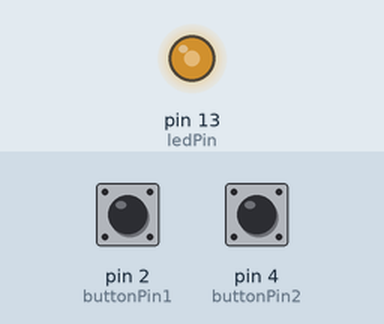
This sketch was run on a simulated Arduino Uno, built with avr-gcc and run on an emulated ATmega328P. On the bench: output pins drawn as LEDs (lit = HIGH). The test bench sets the inputs (shaded band); at power-on: pin 2 (buttonPin1) LOW, pin 4 (buttonPin2) LOW.

Above: at 1.2 s.
1.3 s: pin 2 (buttonPin1) pulled HIGH for 0.15 s
At 1.42 s:
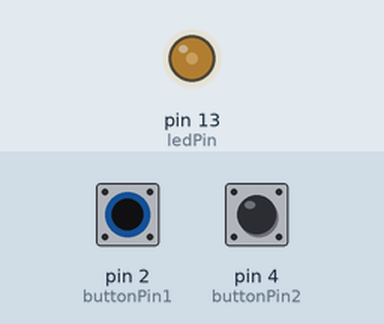
2.9 s: pin 4 (buttonPin2) pulled HIGH for 0.15 s
At 4.3 s:
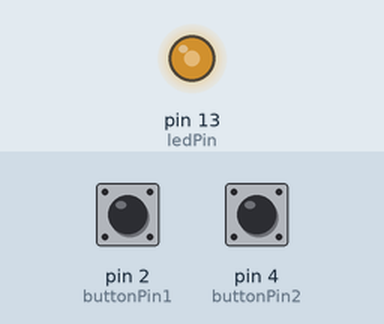
4.6 s: pin 4 (buttonPin2) pulled HIGH for 3.2 s
At 5.1 s:
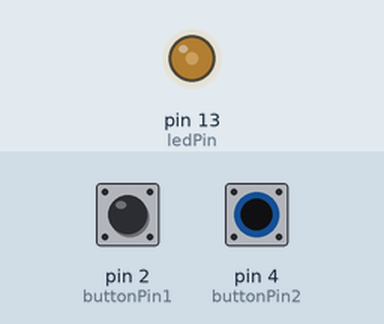
9.3 s: pin 2 (buttonPin1) pulled HIGH for 3.2 s
At 13.0 s:
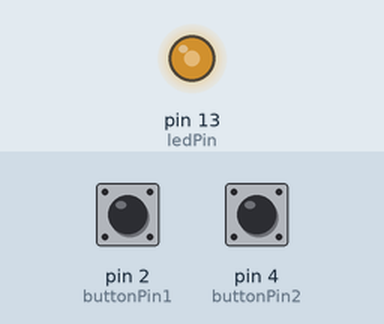
Timing chart, 0 to 14.5 s (numbered marks = the images above; inputs shaded):
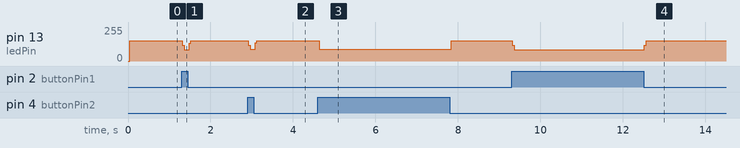

Measured:
- after the input at 1.3 s, pin 13 (ledPin): 151/255 → 85/255 at once, → 151/255 0.16 s later
- after the input at 2.9 s, pin 13 (ledPin): 151/255 → 87/255 at once, → 151/255 0.16 s later
- after the input at 4.6 s, pin 13 (ledPin): 151/255 → 87/255 at once, → 151/255 3.2 s later
- after the input at 9.3 s, pin 13 (ledPin): 151/255 → 85/255 at once, → 151/255 3.2 s later

The sketch:

logic_gates.ino
```cpp
const int buttonPin1 = 2;
const int buttonPin2 = 4;
const int ledPin = 13;

int buttonState1=0;
int buttonState2=0;
// add analog switcher (potentiometer)

void setup() {
  Serial.begin(9600);
  pinMode(ledPin, OUTPUT);
  pinMode(buttonPin1, INPUT);
  pinMode(buttonPin2, INPUT);
  // setup analog switcher
}

void ANDgate (boolean a, boolean b) {
  if (a == HIGH && b == HIGH) {
    // button 1 pressed, button 2 pressed
    digitalWrite(ledPin, HIGH);
  } else if (a == HIGH && b == LOW) {
    // button 1 pressed, button 2 free
    digitalWrite(ledPin, LOW);
  } else if (a == LOW && b == HIGH) {
    // button 1 free, button 2 pressed
    digitalWrite(ledPin, LOW);
  } else {
    // button 1 free, button 2 free
    digitalWrite(ledPin, LOW);
  }
}

void ORgate (boolean a, boolean b) {
  if (a == HIGH && b == HIGH) {
    // button 1 pressed, button 2 pressed
    digitalWrite(ledPin, HIGH);
  } else if (a == HIGH && b == LOW) {
    // button 1 pressed, button 2 free
    digitalWrite(ledPin, HIGH);
  } else if (a == LOW && b == HIGH) {
    // button 1 free, button 2 pressed
    digitalWrite(ledPin, HIGH);
  } else {
    // button 1 free, button 2 free
    digitalWrite(ledPin, LOW);
  }
}

// invertor
void NOTgate (boolean a, boolean b) {
  if ( a == HIGH ) {
    digitalWrite(ledPin,LOW);
  }
  if (b == HIGH) {
    digitalWrite(ledPin,LOW);
  }
}

void NANDgate (boolean a, boolean b) {
  if (a == HIGH && b == HIGH) {
    // button 1 pressed, button 2 pressed
    digitalWrite(ledPin, LOW);
  } else if (a == HIGH && b == LOW) {
    // button 1 pressed, button 2 free
    digitalWrite(ledPin, HIGH);
  } else if (a == LOW && b == HIGH) {
    // button 1 free, button 2 pressed
    digitalWrite(ledPin, HIGH);
  } else {
    // button 1 free, button 2 free
    digitalWrite(ledPin, HIGH);
  }
}

void NORgate (boolean a, boolean b) {
  if (a == HIGH && b == HIGH) {
    // button 1 pressed, button 2 pressed
    digitalWrite(ledPin, LOW);
  } else if (a == HIGH && b == LOW) {
    // button 1 pressed, button 2 free
    digitalWrite(ledPin, LOW);
  } else if (a == LOW && b == HIGH) {
    // button 1 free, button 2 pressed
    digitalWrite(ledPin, LOW);
  } else {
    // button 1 free, button 2 free
    digitalWrite(ledPin, HIGH);
  }
}

void XORgate (boolean a, boolean b) {
  if (a == HIGH && b == HIGH) {
    // button 1 pressed, button 2 pressed
    digitalWrite(ledPin, LOW);
  } else if (a == HIGH && b == LOW) {
    // button 1 pressed, button 2 free
    digitalWrite(ledPin, HIGH);
  } else if (a == LOW && b == HIGH) {
    // button 1 free, button 2 pressed
    digitalWrite(ledPin, HIGH);
  } else {
    // button 1 free, button 2 free
    digitalWrite(ledPin, LOW);
  }
}

void XNORgate (boolean a, boolean b) {
  if (a == HIGH && b == HIGH) {
    // button 1 pressed, button 2 pressed
    digitalWrite(ledPin, HIGH);
  } else if (a == HIGH && b == LOW) {
    // button 1 pressed, button 2 free
    digitalWrite(ledPin, LOW);
  } else if (a == LOW && b == HIGH) {
    // button 1 free, button 2 pressed
    digitalWrite(ledPin, LOW);
  } else {
    // button 1 free, button 2 free
    digitalWrite(ledPin, HIGH);
  }
}

void loop() {
  buttonState1 = digitalRead(buttonPin1);
  buttonState2 = digitalRead(buttonPin2);

  // read analog switcher

  ANDgate(buttonState1, buttonState2);
  ORgate(buttonState1, buttonState2);
  NOTgate(buttonState1, buttonState2);
  NANDgate(buttonState1, buttonState2);
  NORgate(buttonState1, buttonState2);
  XORgate(buttonState1, buttonState2);
  XNORgate(buttonState1, buttonState2);
}
```
